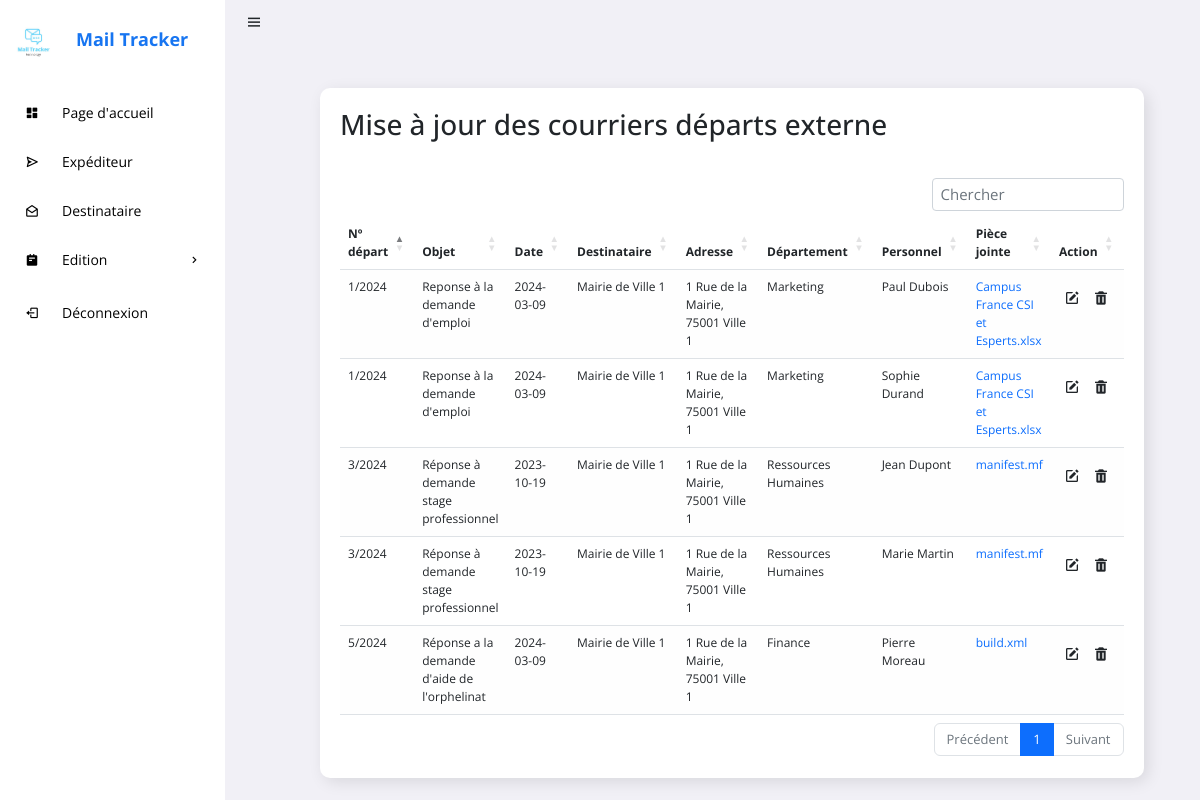
The app's page /listeCDE.php with its own data.
### tables this page shows
CREATE TABLE IF NOT EXISTS `courrier_depart_ext` (
  `N_DEPART_EXT` int NOT NULL AUTO_INCREMENT,
  `ANNEE` int DEFAULT NULL,
  `OBJET_DEPART_EXT` varchar(255) DEFAULT NULL,
  `DATE_DEPART_EXT` date DEFAULT NULL,
  `PIECE_JOINTE_DEPART_EXT` varchar(255) DEFAULT NULL,
  `REPONSE` text,
  `ID_DEPARTEMENT` int NOT NULL,
  `ID_DES` int NOT NULL,
  PRIMARY KEY (`N_DEPART_EXT`),
  KEY `fk_departement_id_departement` (`ID_DEPARTEMENT`),
  KEY `fk_destinataire_id_des` (`ID_DES`)
);

CREATE TABLE IF NOT EXISTS `destinataire` (
  `ID_DES` int NOT NULL AUTO_INCREMENT,
  `NOM_DES` varchar(255) DEFAULT NULL,
  `ADRESSE_DES` varchar(255) DEFAULT NULL,
  `TEL_DES` text,
  `FAX_DES` text,
  PRIMARY KEY (`ID_DES`)
);

CREATE TABLE IF NOT EXISTS `departement` (
  `ID_DEPARTEMENT` int NOT NULL AUTO_INCREMENT,
  `NOM_DEPARTEMENT` varchar(255) DEFAULT NULL,
  `RESPONSABLE` text,
  PRIMARY KEY (`ID_DEPARTEMENT`)
);

CREATE TABLE IF NOT EXISTS `personnel` (
  `ID_PERSONNEL` int NOT NULL AUTO_INCREMENT,
  `ID_DEPARTEMENT` int DEFAULT NULL,
  `NOM_PERSONNEL` varchar(255) DEFAULT NULL,
  `ADRESSE_PERSONNEL` text,
  `TEL_PERSONNEL` text,
  `NOM_DEPARTEMENT` text,
  PRIMARY KEY (`ID_PERSONNEL`),
  KEY `ID_DEPARTEMENT` (`ID_DEPARTEMENT`)
);

### listeCDE.php (the view, shortened to what this page needs)
<?php
    include "connexion/config.php";
?>
<!DOCTYPE html>
<html lang="en">
<head>
	<link rel="stylesheet" href="https://cdn.datatables.net/1.12.1/css/dataTables.bootstrap5.min.css">
    <link rel="stylesheet" href="https://cdn.jsdelivr.net/npm/bootstrap@5.2.0/dist/css/bootstrap.min.css">
    <link rel="stylesheet" href="https://cdnjs.cloudflare.com/ajax/libs/font-awesome/6.1.2/css/all.min.css">
    <link href='https://unpkg.com/boxicons@2.0.9/css/boxicons.min.css' rel='stylesheet'>
	<link rel="stylesheet" href="css/style.css">
</head>
<body>
	<section id="sidebar">
		<a href="#" class="brand"><img src="image/Mail.jpg" width="55" height="55" style="margin-top:20px;"><span>Mail Tracker</span></a>
		<ul class="side-menu">
			<li><a href="pageAcc.php" class="active"><i class='bx bxs-dashboard icon' ></i>Page d'accueil</a></li>
			<li><a href="expediteur.php"><i class='bx bx-send icon' ></i>Expéditeur</a></li>
			<li><a href="destinataire.php"><i class='bx bx-envelope-open icon' ></i>Destinataire</a></li>
			<li>
				<a href="#"><i class='bx bxs-notepad icon' ></i>Edition <i class='bx bx-chevron-right icon-right' ></i></a>
			</li>
			<li><a href="deconn.php"><i class='bx bx-log-out icon' ></i> Déconnexion</a></li>
		</ul>
	</section>
	<section id="content">
		<nav>
			<i class='bx bx-menu toggle-sidebar' ></i>
		</nav>
		<main>
			<div class="data">
				<div class="content-data">
					<div class="details">
						<div class="recentOrders">
							<div class="cardHeader">
								<h3>Mise à jour des courriers départs externe</h3>
							</div>
							</div class="table-responsive">
                                    <table id="example" class="table table-striped">
                                            <thead class="thead-dark">
                                                <tr>
                                                    <th scope="col">N&#186; départ</th>
                                                    <th scope="col">Objet</th>
                                                    <th scope="col">Date</th>
                                                    <th scope="col">Destinataire</th>
                                                    <th scope="col">Adresse</th>
                                                    <th scope="col">Département</th>
                                                    <th scope="col">Personnel</th>
                                                    <th scope="col">Pièce jointe</th>
                                                    <th scope="col">Action</th>
                                                </tr>
                                            </thead>
                                            <?php
                                                $sql = "SELECT N_DEPART_EXT,c.ID_DES,ANNEE,OBJET_DEPART_EXT,DATE_DEPART_EXT,PIECE_JOINTE_DEPART_EXT,NOM_DES,
                                                ADRESSE_DES,d.NOM_DEPARTEMENT,NOM_PERSONNEL from courrier_depart_ext c join destinataire ds on
                                                c.ID_DES=ds.ID_DES join departement d on d.ID_DEPARTEMENT=c.ID_DEPARTEMENT join personnel p on
                                                p.ID_DEPARTEMENT=d.ID_DEPARTEMENT";
                                                $query = $conn->prepare($sql);
                                                $query->execute();
                                                $row=$query->fetchAll(PDO::FETCH_ASSOC);
                                                foreach($row as $value){
                                                ?>
                                            <tr>
                                                <td><?php echo $value['N_DEPART_EXT']."/".$value['ANNEE']?></td>
                                                <td><?php echo $value['OBJET_DEPART_EXT']?></td>
                                                <td><?php echo $value['DATE_DEPART_EXT']?></td>
                                                <td><?php echo $value['NOM_DES']?></td>
                                                <td><?php echo $value['ADRESSE_DES']?></td>
                                                <td><?php echo $value['NOM_DEPARTEMENT']?></td>
                                                <td><?php echo $value['NOM_PERSONNEL']?></td>
                                                <td><a href="pj/CDE/<?php echo $value['PIECE_JOINTE_DEPART_EXT']?>"><?php echo $value['PIECE_JOINTE_DEPART_EXT']?></a></td>
                                                <td>
                                                    <a href="modifierCDE.php?modifier=<?php echo $value['N_DEPART_EXT'];?>&val=<?php echo $value['ID_DES'];?>"><button type="button" class="btn"><i class='bx bxs-edit'></i></button></a>
                                                    <a href="listeCDE.php?supprimer=<?php echo $value['N_DEPART_EXT'];?>&val=<?php echo $value['ID_DES'];?>"><button type="button" class="btn"><i class='bx bxs-trash'></i></button></a>
                                                </td>
                                            </tr>
                                        <?php }?>
                                        </table>
                                    </div>
                            </div>
						</div>
		</main>
	</section>
</body>
</html>

### css/style.css (style rules this page uses)
* { font-family: 'Open Sans', sans-serif !important; margin: 0; padding: 0; box-sizing: border-box; }
:root { --grey: #F1F0F6; --dark-grey: #8D8D8D; --light: #fff; --dark: #000; --green: #81D43A; --light-green: #E3FFCB; --blue: #1775F1; --light-blue: #D0E4FF; --dark-blue: #0C5FCD; --red: #FC3B56; }
html { overflow-x: hidden; }
body { background: var(--grey); overflow-x: hidden; }
a { text-decoration: none; }
li { list-style: none; }
#sidebar { position: fixed; max-width: 225px; width: 100%; background: var(--light); top: 0; left: 0; height: 100%; overflow-y: auto; scrollbar-width: none; transition: all .3s ease; z-index: 200; }
#sidebar .brand { font-size: 24px; display: flex; align-items: center; height: 64px; font-weight: 700; color: var(--blue); position: sticky; top: 0; left: 0; z-index: 100; background: var(--light); transition: all .3s ease; padding: 0 6px; }
#sidebar .brand span { font-size: 18px; margin-top: 15px; margin-left: 15px; }
#sidebar .icon { min-width: 48px; display: flex; justify-content: center; align-items: center; margin-right: 6px; }
#sidebar .icon-right { margin-left: auto; transition: all .3s ease; }
#sidebar .side-menu { margin: 26px 0; padding: 0 8px; transition: all .3s ease; }
#sidebar .side-menu a { display: flex; align-items: center; font-size: 14px; color: var(--dark); padding: 12px 16px 12px 0; transition: all .3s ease; border-radius: 10px; margin: 4px 0; white-space: nowrap; }
#sidebar a { text-decoration: none; }
#content { position: relative; width: calc(100% - 227px); left: 225px; transition: all .3s ease; }
nav { background: #F1F0F6; height: 44px; padding: 0 20px; display: flex; align-items: center; grid-gap: 28px; position: sticky; top: 0; left: 0; z-index: 100; }
nav .toggle-sidebar { font-size: 18px; cursor: pointer; }
main { width: 96%; padding: 24px 41px 20px 65px; }
main .data { display: flex; grid-gap: 20px; margin-top: 20px; flex-wrap: wrap; }
main .data .content-data { flex-grow: 1; flex-basis: 400px; font-size: 12px; padding: 20px; margin-left: 30px; background: var(--light); border-radius: 10px; box-shadow: 4px 4px 16px rgba(0, 0, 0, .1); }
.details table { width: 100%; border-collapse: collapse; margin-top: 10px; }
table.dataTable.table-striped>tbody>tr.odd>* { box-shadow: inset 0 0 0 9999px rgba(237, 236, 236, 0.05); }
.details .cardHeader { display: flex; justify-content: space-between; align-items: flex-start; height: 70px; }
table tr td .btn { padding: 8px 4px; }

### records on screen
courrier_depart_ext: N_DEPART_EXT "1", ANNEE "2024", OBJET_DEPART_EXT "Reponse à la demande d'emploi", DATE_DEPART_EXT "2024-03-09", ID_DES.NOM_DES "Mairie de Ville 1", ID_DES.ADRESSE_DES "1 Rue de la Mairie, 75001 Ville 1", ID_DEPARTEMENT.NOM_DEPARTEMENT "Marketing", personnel.NOM_PERSONNEL "Paul Dubois", PIECE_JOINTE_DEPART_EXT "Campus France CSI et Esperts.xlsx", personnel.NOM_PERSONNEL "Sophie Durand"
courrier_depart_ext: N_DEPART_EXT "3", ANNEE "2024", OBJET_DEPART_EXT "Réponse à demande stage professionnel", DATE_DEPART_EXT "2023-10-19", ID_DES.NOM_DES "Mairie de Ville 1", ID_DES.ADRESSE_DES "1 Rue de la Mairie, 75001 Ville 1", ID_DEPARTEMENT.NOM_DEPARTEMENT "Ressources Humaines", personnel.NOM_PERSONNEL "Jean Dupont", PIECE_JOINTE_DEPART_EXT "manifest.mf", personnel.NOM_PERSONNEL "Marie Martin"
courrier_depart_ext: N_DEPART_EXT "5", ANNEE "2024", OBJET_DEPART_EXT "Réponse a la demande d'aide de l'orphelinat", DATE_DEPART_EXT "2024-03-09", ID_DES.NOM_DES "Mairie de Ville 1", ID_DES.ADRESSE_DES "1 Rue de la Mairie, 75001 Ville 1", ID_DEPARTEMENT.NOM_DEPARTEMENT "Finance", personnel.NOM_PERSONNEL "Pierre Moreau", PIECE_JOINTE_DEPART_EXT "build.xml"
